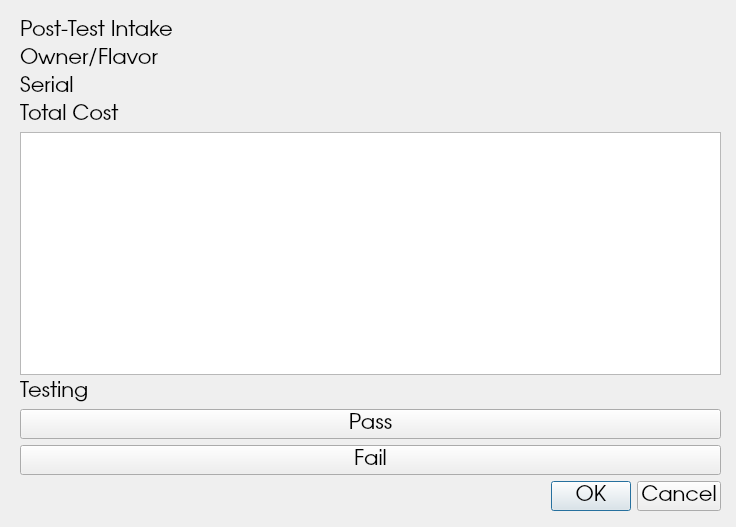
<?xml version="1.0" encoding="UTF-8"?>
<ui version="4.0">
 <class>Dialog</class>
 <widget class="QDialog" name="Dialog">
  <property name="geometry">
   <rect>
    <x>0</x>
    <y>0</y>
    <width>736</width>
    <height>527</height>
   </rect>
  </property>
  <property name="windowTitle">
   <string>Dialog</string>
  </property>
  <widget class="QWidget" name="verticalLayoutWidget">
   <property name="geometry">
    <rect>
     <x>20</x>
     <y>20</y>
     <width>701</width>
     <height>491</height>
    </rect>
   </property>
   <property name="font">
    <font>
     <family>URW Gothic L</family>
     <pointsize>16</pointsize>
    </font>
   </property>
   <layout class="QVBoxLayout" name="verticalLayout">
    <item>
     <widget class="QLabel" name="label">
      <property name="font">
       <font>
        <family>URW Gothic L</family>
        <pointsize>16</pointsize>
       </font>
      </property>
      <property name="text">
       <string>Post-Test Intake</string>
      </property>
     </widget>
    </item>
    <item>
     <widget class="QLabel" name="labelOwnerFlavor">
      <property name="font">
       <font>
        <family>URW Gothic L</family>
        <pointsize>16</pointsize>
       </font>
      </property>
      <property name="text">
       <string>Owner/Flavor</string>
      </property>
     </widget>
    </item>
    <item>
     <widget class="QLabel" name="labelSerial">
      <property name="font">
       <font>
        <family>URW Gothic L</family>
        <pointsize>16</pointsize>
       </font>
      </property>
      <property name="text">
       <string>Serial</string>
      </property>
     </widget>
    </item>
    <item>
     <widget class="QLabel" name="labelCost">
      <property name="text">
       <string>Total Cost</string>
      </property>
     </widget>
    </item>
    <item>
     <layout class="QVBoxLayout" name="verticalLayout_2">
      <item>
       <layout class="QHBoxLayout" name="horizontalLayout"/>
      </item>
      <item>
       <widget class="QListWidget" name="listContainer">
        <property name="font">
         <font>
          <family>URW Gothic L</family>
          <pointsize>16</pointsize>
         </font>
        </property>
       </widget>
      </item>
     </layout>
    </item>
    <item>
     <widget class="QLabel" name="label_2">
      <property name="text">
       <string>Testing</string>
      </property>
     </widget>
    </item>
    <item>
     <widget class="QPushButton" name="pushPass">
      <property name="text">
       <string>Pass</string>
      </property>
      <property name="checkable">
       <bool>true</bool>
      </property>
     </widget>
    </item>
    <item>
     <widget class="QPushButton" name="pushFail">
      <property name="text">
       <string>Fail</string>
      </property>
      <property name="checkable">
       <bool>true</bool>
      </property>
     </widget>
    </item>
    <item>
     <widget class="QDialogButtonBox" name="buttonBox">
      <property name="font">
       <font>
        <family>URW Gothic L</family>
        <pointsize>16</pointsize>
       </font>
      </property>
      <property name="standardButtons">
       <set>QDialogButtonBox::Cancel|QDialogButtonBox::Ok</set>
      </property>
     </widget>
    </item>
   </layout>
  </widget>
 </widget>
 <resources/>
 <connections/>
</ui>
